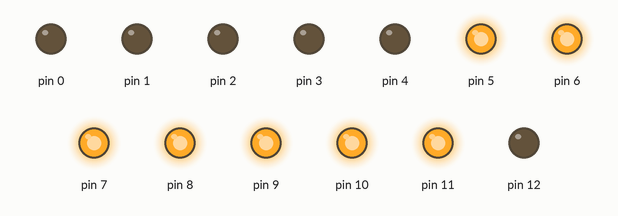
Recording of a sketch running on a simulated Arduino Uno, built with avr-gcc and run on an emulated ATmega328P. Parts: output pins drawn as LEDs (lit = HIGH).

Above: at 0.5 s.
At 1.5 s:
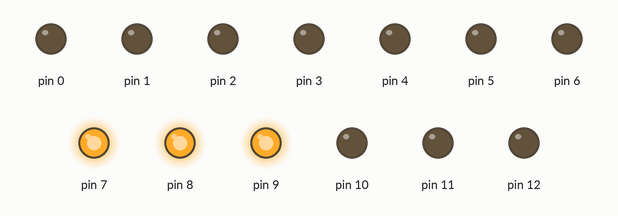
At 2.5 s:
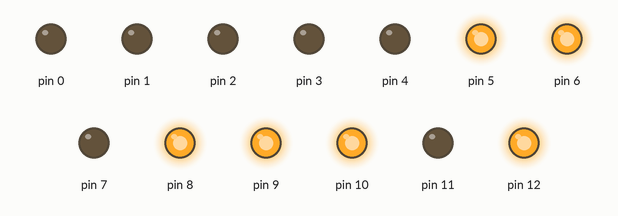
At 4.5 s:
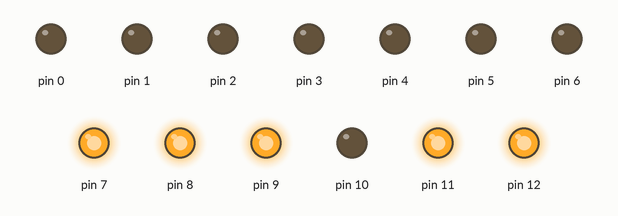
At 6.5 s:
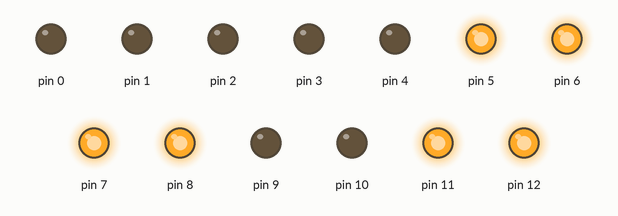
At 9.5 s:
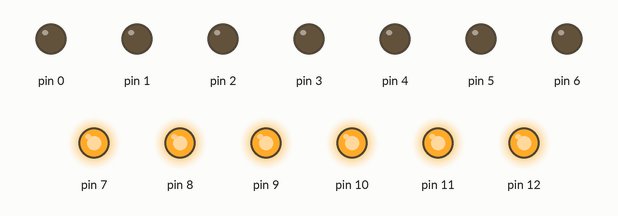
Timing chart, 0 to 11.5 s (numbered marks = the images above):
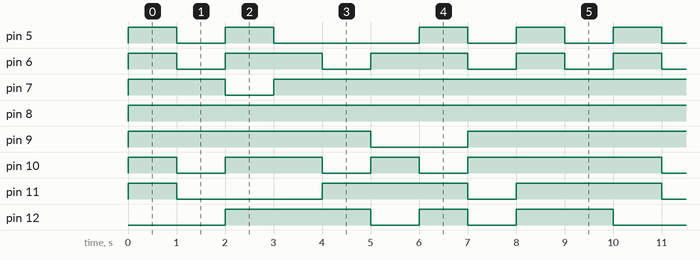

Measured:
- by itself, pin 5: repeats every 10.0 s: LOW 1.0 s, HIGH 1.0 s, LOW 3.0 s, 2 × (HIGH 1.0 s, LOW 1.0 s), HIGH 1.0 s
- by itself, pin 6: repeats every 10.0 s: 2 × (LOW 1.0 s, HIGH 2.0 s), 2 × (LOW 1.0 s, HIGH 1.0 s)
- by itself, pin 7: repeats every 10.0 s: LOW 1.0 s, HIGH 9.0 s
- by itself, pin 8: LOW → HIGH at 0.00 s
- by itself, pin 9: repeats every 10.0 s: LOW 2.0 s, HIGH 8.0 s
- by itself, pin 10: repeats every 10.0 s: LOW 1.0 s, HIGH 2.0 s, LOW 1.0 s, HIGH 1.0 s, LOW 1.0 s, HIGH 4.0 s
- by itself, pin 11: repeats every 10.0 s: LOW 3.0 s, HIGH 3.0 s, LOW 1.0 s, HIGH 3.0 s
- by itself, pin 12: repeats every 10.0 s: LOW 1.0 s, HIGH 1.0 s, LOW 1.0 s, HIGH 2.0 s, LOW 2.0 s, HIGH 3.0 s

The sketch:

7_Segments_Version_4.ino
```cpp
/* ----- This program is used to control a one digit 7 segment to count from numbers 0-9 using the for loop in the setup. -----
   ----- This means knowing how to set all the pins as an output while putting them in a for() loop that includes:        -----
   ----- initialization, condition and incrementation. Also, this is about knowing how to create a function for each      -----
   ----- movement and knowing how to call them in the loop after.Part of the goal of this is to know the purpose of each  -----
   ----- pin and know which is connected to which in order to which is connected to which in order to know how to diplay  -----
   -----                                      a number from 0-9 in this device.                                           ----- */


void setup() {  // This runs the code once

for(int i = 0; i<13; i++) {  // This initialize the "i" and set it to be less than 13 as it increases

pinMode(i, OUTPUT);  // Sets the "i" as an output

}  // End of for() loop

}  // End of setup

void Zero (){ // This is the Function for Zero

digitalWrite(5, HIGH); // The #1 pin of the 7 Segment; Pin that will activate Led E
digitalWrite(6, HIGH); // The #2 pin of the 7 Segment; Pin that will activate Led D
digitalWrite(7, HIGH); // The #4 pin of the 7 Segment; Pin that will activate Led C
digitalWrite(8, HIGH); // The #5 pin of the 7 Segment; Pin that will activate Led DP
digitalWrite(9, HIGH); // The #6 pin of the 7 Segment; Pin that will activate Led B
digitalWrite(10,HIGH); // The #7 pin of the 7 Segment; Pin that will activate Led A
digitalWrite(11,HIGH); // The #9 pin of the 7 Segment; Pin that will activate Led F
digitalWrite(12, LOW); // The #10 pin of the 7 Segment; Pin that will activate Led G

} // End of Function Zero

void One(){ // This is the Function for One

digitalWrite(5, LOW); // The #1 pin of the 7 Segment; Pin that will activate Led E
digitalWrite(6, LOW); // The #2 pin of the 7 Segment; Pin that will activate Led D
digitalWrite(7, HIGH); // The #4 pin of the 7 Segment; Pin that will activate Led C
digitalWrite(8, HIGH); // The #5 pin of the 7 Segment; Pin that will activate Led DP
digitalWrite(9, HIGH); // The #6 pin of the 7 Segment; Pin that will activate Led B
digitalWrite(10, LOW); // The #7 pin of the 7 Segment; Pin that will activate Led A
digitalWrite(11, LOW); // The #9 pin of the 7 Segment; Pin that will activate Led F
digitalWrite(12, LOW); // The #10 pin of the 7 Segment; Pin that will activate Led G

} // End of Function One

void Two(){ // This is the Function for Two

digitalWrite(5, HIGH); // The #1 pin of the 7 Segment; Pin that will activate Led E
digitalWrite(6, HIGH); // The #2 pin of the 7 Segment; Pin that will activate Led D
digitalWrite(7, LOW); // The #4 pin of the 7 Segment; Pin that will activate Led C
digitalWrite(8, HIGH); // The #5 pin of the 7 Segment; Pin that will activate Led DP
digitalWrite(9, HIGH); // The #6 pin of the 7 Segment; Pin that will activate Led B
digitalWrite(10,HIGH); // The #7 pin of the 7 Segment; Pin that will activate Led A
digitalWrite(11, LOW); // The #9 pin of the 7 Segment; Pin that will activate Led F
digitalWrite(12,HIGH); // The #10 pin of the 7 Segment; Pin that will activate Led G

} // End of Function Two

void Three(){ // This is the Function for Three

digitalWrite(5, LOW); // The #1 pin of the 7 Segment; Pin that will activate Led E
digitalWrite(6, HIGH); // The #2 pin of the 7 Segment; Pin that will activate Led D
digitalWrite(7, HIGH); // The #4 pin of the 7 Segment; Pin that will activate Led C
digitalWrite(8, HIGH); // The #5 pin of the 7 Segment; Pin that will activate Led DP
digitalWrite(9, HIGH); // The #6 pin of the 7 Segment; Pin that will activate Led B
digitalWrite(10,HIGH); // The #7 pin of the 7 Segment; Pin that will activate Led A
digitalWrite(11, LOW); // The #9 pin of the 7 Segment; Pin that will activate Led F
digitalWrite(12,HIGH); // The #10 pin of the 7 Segment; Pin that will activate Led G

} // End of Function Three

void Four(){ // This is the Function for Four

digitalWrite(5,  LOW); // The #1 pin of the 7 Segment; Pin that will activate Led E
digitalWrite(6,  LOW); // The #2 pin of the 7 Segment; Pin that will activate Led D
digitalWrite(7, HIGH); // The #4 pin of the 7 Segment; Pin that will activate Led C
digitalWrite(8, HIGH); // The #5 pin of the 7 Segment; Pin that will activate Led DP
digitalWrite(9, HIGH); // The #6 pin of the 7 Segment; Pin that will activate Led B
digitalWrite(10, LOW); // The #7 pin of the 7 Segment; Pin that will activate Led A
digitalWrite(11,HIGH); // The #9 pin of the 7 Segment; Pin that will activate Led F
digitalWrite(12,HIGH); // The #10 pin of the 7 Segment; Pin that will activate Led G

} // End of Function Four

void Five(){ // This is the Function for Five

digitalWrite(5,  LOW); // The #1 pin of the 7 Segment; Pin that will activate Led E
digitalWrite(6, HIGH); // The #2 pin of the 7 Segment; Pin that will activate Led D
digitalWrite(7, HIGH); // The #4 pin of the 7 Segment; Pin that will activate Led C
digitalWrite(8, HIGH); // The #5 pin of the 7 Segment; Pin that will activate Led DP
digitalWrite(9,  LOW); // The #6 pin of the 7 Segment; Pin that will activate Led B
digitalWrite(10,HIGH); // The #7 pin of the 7 Segment; Pin that will activate Led A
digitalWrite(11,HIGH); // The #9 pin of the 7 Segment; Pin that will activate Led F
digitalWrite(12, LOW); // The #10 pin of the 7 Segment; Pin that will activate Led G

} // End of Function Five

void Six(){ // This is the Function for Six

digitalWrite(5, HIGH); // The #1 pin of the 7 Segment; Pin that will activate Led E
digitalWrite(6, HIGH); // The #2 pin of the 7 Segment; Pin that will activate Led D
digitalWrite(7, HIGH); // The #4 pin of the 7 Segment; Pin that will activate Led C
digitalWrite(8, HIGH); // The #5 pin of the 7 Segment; Pin that will activate Led DP
digitalWrite(9,  LOW); // The #6 pin of the 7 Segment; Pin that will activate Led B
digitalWrite(10, LOW); // The #7 pin of the 7 Segment; Pin that will activate Led A
digitalWrite(11,HIGH); // The #9 pin of the 7 Segment; Pin that will activate Led F
digitalWrite(12,HIGH); // The #10 pin of the 7 Segment; Pin that will activate Led G

} // End of Function Six

void Seven(){ // This is the Function for Seven

digitalWrite(5, LOW); // The #1 pin of the 7 Segment; Pin that will activate Led E
digitalWrite(6, LOW); // The #2 pin of the 7 Segment; Pin that will activate Led D
digitalWrite(7, HIGH); // The #4 pin of the 7 Segment; Pin that will activate Led C
digitalWrite(8, HIGH); // The #5 pin of the 7 Segment; Pin that will activate Led DP
digitalWrite(9, HIGH); // The #6 pin of the 7 Segment; Pin that will activate Led B
digitalWrite(10,HIGH); // The #7 pin of the 7 Segment; Pin that will activate Led A
digitalWrite(11, LOW); // The #9 pin of the 7 Segment; Pin that will activate Led F
digitalWrite(12, LOW); // The #10 pin of the 7 Segment; Pin that will activate Led G

} // End of Function Seven

void Eight(){ // This is the Function for Eight

digitalWrite(5, HIGH); // The #1 pin of the 7 Segment; Pin that will activate Led E
digitalWrite(6, HIGH); // The #2 pin of the 7 Segment; Pin that will activate Led D
digitalWrite(7, HIGH); // The #4 pin of the 7 Segment; Pin that will activate Led C
digitalWrite(8, HIGH); // The #5 pin of the 7 Segment; Pin that will activate Led DP
digitalWrite(9, HIGH); // The #6 pin of the 7 Segment; Pin that will activate Led B
digitalWrite(10,HIGH); // The #7 pin of the 7 Segment; Pin that will activate Led A
digitalWrite(11,HIGH); // The #9 pin of the 7 Segment; Pin that will activate Led F
digitalWrite(12,HIGH); // The #10 pin of the 7 Segment; Pin that will activate Led G

} // End of Function Eight

void Nine(){ // This is the Function for Nine

digitalWrite(5,  LOW); // The #1 pin of the 7 Segment; Pin that will activate Led E
digitalWrite(6,  LOW); // The #2 pin of the 7 Segment; Pin that will activate Led D
digitalWrite(7, HIGH); // The #4 pin of the 7 Segment; Pin that will activate Led C
digitalWrite(8, HIGH); // The #5 pin of the 7 Segment; Pin that will activate Led DP
digitalWrite(9, HIGH); // The #6 pin of the 7 Segment; Pin that will activate Led B
digitalWrite(10,HIGH); // The #7 pin of the 7 Segment; Pin that will activate Led A
digitalWrite(11,HIGH); // The #9 pin of the 7 Segment; Pin that will activate Led F
digitalWrite(12,HIGH); // The #10 pin of the 7 Segment; Pin that will activate Led G

} // End of Function Nine

void loop() {  // This runs the code on loop

  Zero(); // Calling the Function Zero
  delay(1000); // Delay for 1 second

  One(); // Calling the Function One
  delay(1000); // Delay for 1 second

  Two(); // Calling the Function Two
  delay(1000); // Delay for 1 second

  Three(); // Calling the Function Three
  delay(1000); // Delay for 1 second

  Four(); // Calling the Function Four
  delay(1000); // Delay for 1 second

  Five(); // Calling the Function Five
  delay(1000); // Delay for 1 second

  Six(); // Calling the Function Six
  delay(1000); // Delay for 1 second

  Seven(); // Calling the Function Seven
  delay(1000); // Delay for 1 second

  Eight(); // Calling the Function Eight
  delay(1000); // Delay for 1 second

  Nine(); // Calling the Function Nine
  delay(1000); // Delay for 1 second

} // End of loop
```
